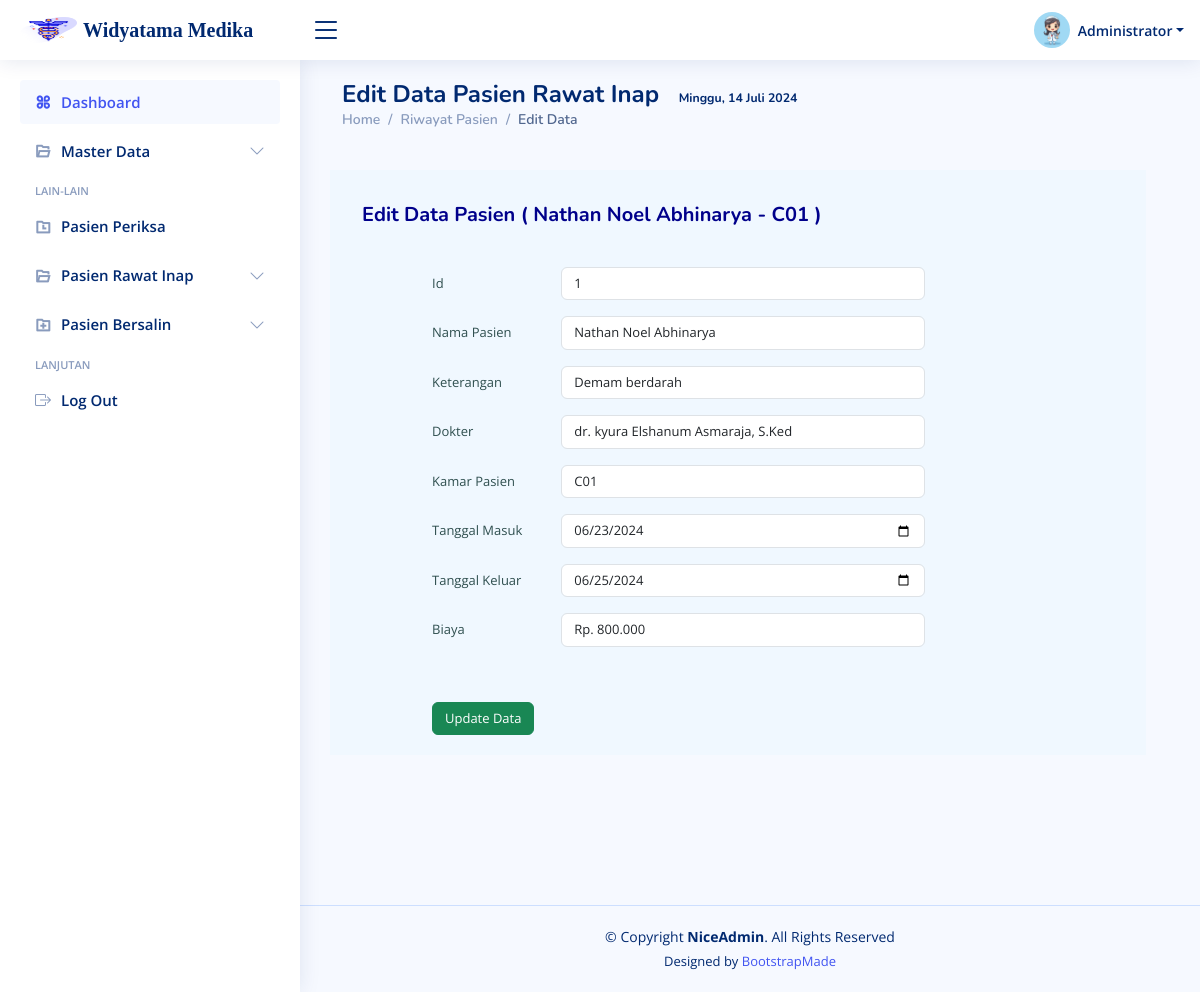
The page /admin/index.php?page=Erawat&id=1 (signed in) on the database its author committed.
### tables this page shows
CREATE TABLE `tb_rawat` (
  `id` int(11) NOT NULL,
  `nama_pasien` varchar(125) NOT NULL,
  `keterangan` varchar(255) NOT NULL,
  `dokter` varchar(125) NOT NULL,
  `kamar` varchar(10) NOT NULL,
  `tgl_masuk` date NOT NULL,
  `tgl_keluar` date NOT NULL,
  `biaya` varchar(20) NOT NULL
);

### admin/Erawat.php (the view, shortened to what this page needs)
<main id="main" class="main">
<div class="pagetitle">
      <h1 style="font-weight: bold;">Edit Data Pasien Rawat Inap &nbsp;
      <small><small><small><small><small>
        </small></small></small></small></small>
      </h1>
      <nav>
        <ol class="breadcrumb">
          <li class="breadcrumb-item"><a href="?page=dashboard">Home</a></li>
          <li class="breadcrumb-item"><a href="?page=riwayat_rawat">Riwayat Pasien</a></li>
          <li class="breadcrumb-item active">Edit Data</li>
        </ol>
      </nav>
      <br>
      <?php
          $idrwt=$_GET['id'];
          $sqldatarawat="SELECT * FROM tb_rawat WHERE id='$idrwt'";
          require_once "../config/koneksi.php";
          $query=mysqli_query($koneksi,$sqldatarawat);
          $data=mysqli_fetch_assoc($query);
      ?>
     <div class="row" id="idrwt<?= $data['id']; ?>" style="background-color:aliceblue; padding: 20px; width: 100%;">
     <h5 style="color:darkblue; font-weight:bold; margin-top:13px; margin-bottom:40px">Edit Data Pasien ( <?= $data['nama_pasien']; ?> - <?= $data['kamar']; ?> )</h5><br><br>
    <form action="Urawat.php" method="POST" style="margin-left:70px; font-size:13px;">
    <div class="row mb-3">
                  <label for="inputText" class="col-sm-2 col-form-label" style="color:darkslategray;">Id</label>
                  <div class="col-sm-6">
                    <input type="text" name="idrwt" id="idpsn" value="<?=$data['id']?>" placeholder="" class="form-control" style="font-size:13px;">
                  </div>
          </div>
      <div class="row mb-3">
                  <label for="inputText" class="col-sm-2 col-form-label" style="color:darkslategray;">Nama Pasien</label>
                  <div class="col-sm-6">
                    <input type="text" name="nmrwt" id="nmrwt" value="<?=$data['nama_pasien']?>" placeholder="" class="form-control" style="font-size:13px;">
                  </div>
          </div>
      <div class="row mb-3">
                  <label for="inputText" class="col-sm-2 col-form-label" style="color:darkslategray;">Keterangan</label>
                  <div class="col-sm-6">
                    <input type="text" name="ket" id="ket" value="<?=$data['keterangan']?>" placeholder="" class="form-control" style="font-size:13px;">
                  </div>
      </div>
      <div class="row mb-3">
                  <label for="inputText" class="col-sm-2 col-form-label" style="color:darkslategray;">Dokter</label>
                  <div class="col-sm-6">
                    <input type="text" name="dr" id="dr" value="<?=$data['dokter']?>" placeholder="" class="form-control" style="font-size:13px;">
                  </div>
          </div>
          <div class="row mb-3">
                  <label for="inputText" class="col-sm-2 col-form-label" style="color:darkslategray;">Kamar Pasien</label>
                  <div class="col-sm-6">
                    <input type="text" name="kmrwt" id="kmrwt" value="<?=$data['kamar']?>" placeholder="" class="form-control" style="font-size:13px;">
                  </div>
          </div>
          <div class="row mb-3">
                  <label for="inputText" class="col-sm-2 col-form-label" style="color:darkslategray;">Tanggal Masuk</label>
                  <div class="col-sm-6">
                    <input type="date" name="tglm" id="tglm" value="<?=$data['tgl_masuk']?>" placeholder="" class="form-control" style="font-size:13px;">
                  </div>
          </div>
          <div class="row mb-3">
                  <label for="inputText" class="col-sm-2 col-form-label" style="color:darkslategray;">Tanggal Keluar</label>
                  <div class="col-sm-6">
                    <input type="date" name="tglk" id="tglk" value="<?=$data['tgl_keluar']?>" placeholder="" class="form-control" style="font-size:13px;">
                  </div>
          </div>
          <div class="row mb-3">
                  <label for="inputText" class="col-sm-2 col-form-label" style="color:darkslategray;">Biaya</label>
                  <div class="col-sm-6">
                    <input type="text" name="biaya" id="biaya" value="<?=$data['biaya']?>" placeholder="" class="form-control" style="font-size:13px;">
                  </div>
          </div><br><br>
          <div class="col-sm-10" style="float:left;">
                  <button type="submit" name="kirim" class="btn btn-success" style="font-size:13px;">Update Data</button>
        </div>
      </form>
      </div>
 </div>
</main>

### assets/css/style.css (style rules this page uses)
:root { scroll-behavior: smooth; }
body { font-family: "Open Sans", sans-serif; background: #f6f9ff; color: #444444; }
a { color: #4154f1; text-decoration: none; }
h1, h2, h3, h4, h5, h6 { font-family: "Nunito", sans-serif; }
#main { margin-top: 60px; padding: 20px 30px; transition: all 0.3s; }
.pagetitle { margin-bottom: 10px; }
.pagetitle h1 { font-size: 24px; margin-bottom: 0; font-weight: 600; color: #012970; }
.breadcrumb { font-size: 14px; font-family: "Nunito", sans-serif; color: #899bbd; font-weight: 600; }
.breadcrumb a { color: #899bbd; transition: 0.3s; }
.breadcrumb .breadcrumb-item::before { color: #899bbd; }
.breadcrumb .active { color: #51678f; font-weight: 600; }
@media (min-width: 1200px) { #main, #footer { margin-left: 300px; } }

### rows shown on the page
tb_rawat: nama_pasien "Nathan Noel Abhinarya", kamar "C01", idrwt "1", nmrwt "Nathan Noel Abhinarya", ket "Demam berdarah", dr "dr. kyura Elshanum Asmaraja, S.Ked", kmrwt "C01", tglm "06/23/2024", tglk "06/25/2024", biaya "Rp. 800.000"
